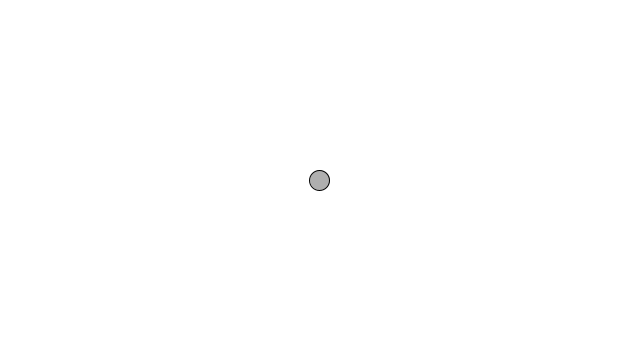
Frame 1 (no input)
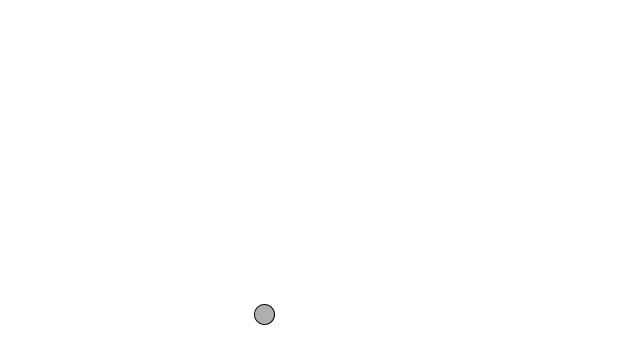
Frame 60 (the mouse pressed at the canvas centre just before this capture)
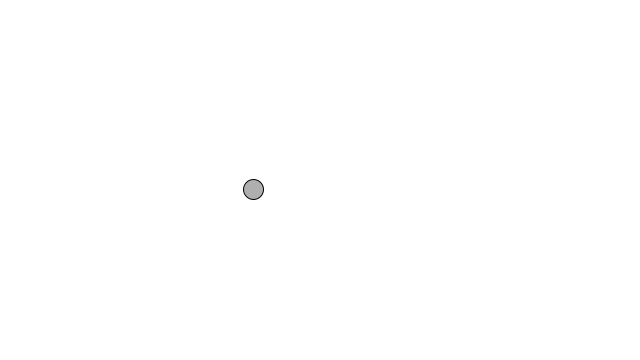
Frame 120 (the mouse held since frame 60 and released just before this capture)

The Processing sketch that drew these frames (run headless with seeded random() and noise(); from frame 60 on, the mouse is pressed at the canvas centre):

// Processing sketch: many_movers
// ── many_movers.pde
class Mover {
  PVector loc, vel, acc;
  float mass;
  
  Mover() {
    loc = new PVector(width/2, height/2);
    vel = new PVector(0, 0);
    acc = new PVector(0, 0);
    
    mass = 1.0;
  }
  
  void applyForce(PVector force) {
    PVector f = PVector.div(force, mass);
    acc.add(f);
  }
  
  void update() {
    vel.add(acc);
    loc.add(vel);
    acc.mult(0);
  }
  
  void display() {
    stroke(0);
    fill(175);
    ellipse(loc.x, loc.y, mass * 20, mass * 20);
  }
  
  void checkEdges() {
    if (loc.x > width) {
      loc.x = width;
    }
    if (loc.x < 0) {
      loc.x = 0;
    }
    if (loc.y > height) {
      loc.y = height;
    }
    if (loc.y < 0) {
      loc.y = 0; 
    }
  }
}


// ── main.pde
Mover[] movers;
PVector wind;
PVector gravity;
PVector wall;

void setup() {
  size(640, 360);
  
  gravity = new PVector(0, 0.1);
  
  movers = new Mover[1];
  for(int i = 0; i < movers.length; i++) {
    movers[i] = new Mover();
  }
}

void draw() {
  background(255);
  for(int i = 0; i < movers.length; i++) {
    Mover m = movers[i];
    wall = calcWall(m);
    wind = calcWind(m);
    m.applyForce(wind);
    m.applyForce(gravity);
    m.applyForce(wall);
    m.update();
    m.checkEdges();
    m.display();
    println(m.loc);
  }
}

PVector calcWind(Mover m) {
  PVector v = new PVector(0, 0);
  v.x = map(noise(m.loc.x / 100, (frameCount % width) / 100), 0, 1, -0.1, 0.1);
  v.y = map(noise(m.loc.y / 100, (frameCount % height) / 100), 0, 1, -0.1, 0.1);
  println("wind", v);
  return v;
}

PVector calcWall(Mover m) {
  PVector f = new PVector(0.25, 0.25);
  PVector v = new PVector(0, 0);
  float dx, dy;
  
  dx = width / 2 - m.loc.x;
  dy = height / 2 - m.loc.y;
  
  v.x = f.x * (dx / (width / 2));
  v.y = f.y * (dy / (height / 2));
  
  println("wall force", v);
  return v;
}
